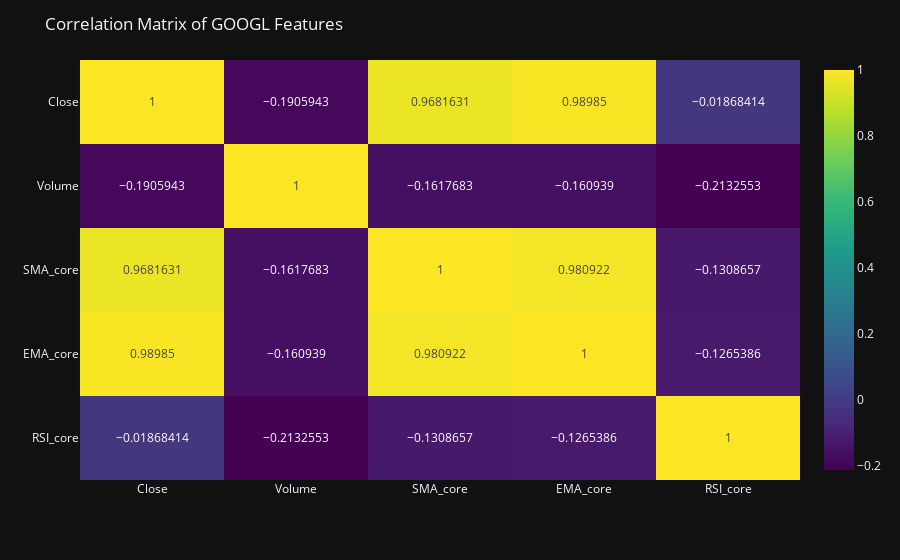

Notebook source saved alongside this figure:
### Markdown cell above
#### Now let's look at a correlation heatmap to see which indicators are most closely related to price movements for our AAPL stock.

### Code cell
corr_matrix = msft_data[['Close', 'Volume', 'SMA_core', 'EMA_core', 'RSI_core']].corr()

fig = px.imshow(corr_matrix, text_auto = True, aspect = 'auto', color_continuous_scale= 'Viridis')

fig.update_layout(title = 'Correlation Matrix of GOOGL Features', template = 'plotly_dark')
fig.show()

### Figure 1 — Plotly figure (JSON) as saved in the notebook; plotly's stock layout.template omitted (floating-point values rounded to 4 significant figures)
{"data": [{"coloraxis": "coloraxis", "hovertemplate": "x: %{x}<br>y: %{y}<br>color: %{z}<extra></extra>", "name": "0", "texttemplate": "%{z}", "type": "heatmap", "x": ["Close", "Volume", "SMA_core", "EMA_core", "RSI_core"], "xaxis": "x", "y": ["Close", "Volume", "SMA_core", "EMA_core", "RSI_core"], "yaxis": "y", "z": [[1, -0.1906, 0.9682, 0.9899, -0.01868], [-0.1906, 1, -0.1618, -0.1609, -0.2133], [0.9682, -0.1618, 1, 0.9809, -0.1309], [0.9899, -0.1609, 0.9809, 1, -0.1265], [-0.01868, -0.2133, -0.1309, -0.1265, 1]]}], "layout": {"coloraxis": {"colorscale": [[0, "#440154"], [0.1111, "#482878"], [0.2222, "#3e4989"], [0.3333, "#31688e"], [0.4444, "#26828e"], [0.5556, "#1f9e89"], [0.6667, "#35b779"], [0.7778, "#6ece58"], [0.8889, "#b5de2b"], [1, "#fde725"]]}, "margin": {"t": 60}, "title": {"text": "Correlation Matrix of GOOGL Features"}, "xaxis": {"anchor": "y", "domain": [0, 1]}, "yaxis": {"anchor": "x", "autorange": "reversed", "domain": [0, 1]}}}
